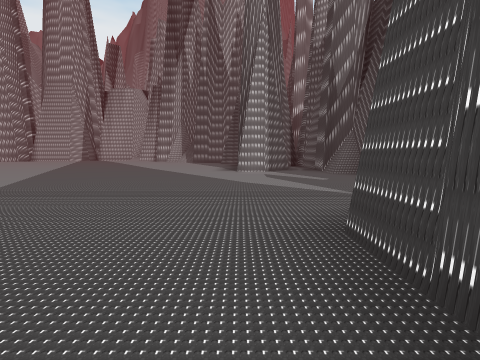
[1] (above)

24 first-person views from a walk through a scene from a Unity 3-D project. The camera is 1.3 m above the floor, tilts 6° down and sees 85° across. The floor is counted in squares, 2 m on a side. Each view is taken from the middle of a square. On the plan, view 1 faces up. The plan holds only what a view shows up to about 9 squares ahead; the rest is blank. The place goes on beyond the plan. The player character is not drawn. Some surface patterns are stand-ins.

[2]
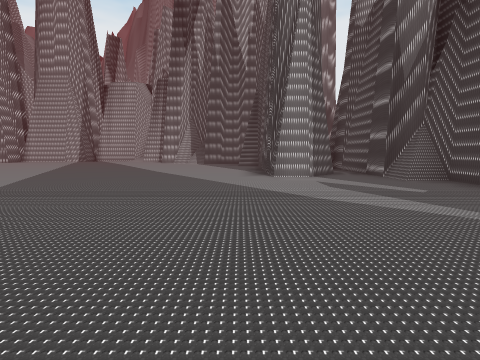

[3]
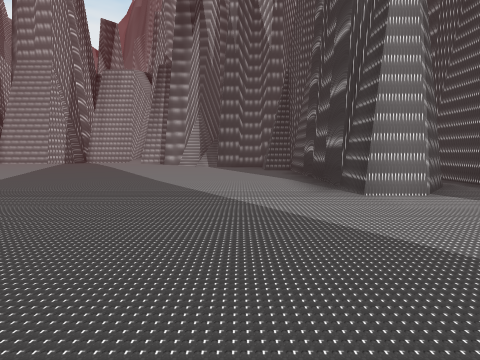

[4]
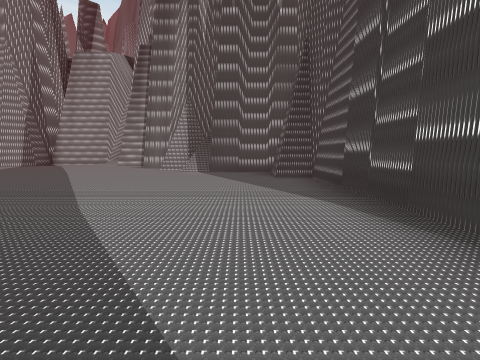

[5]
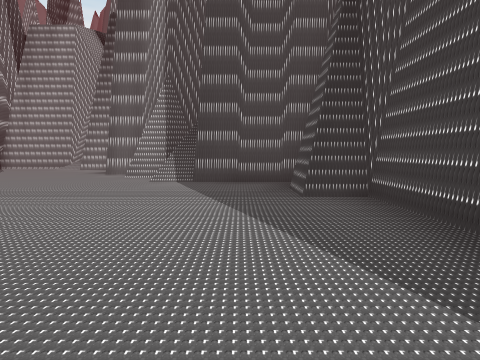

[6]
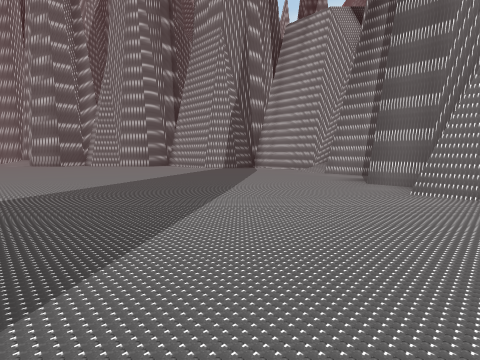

[7]
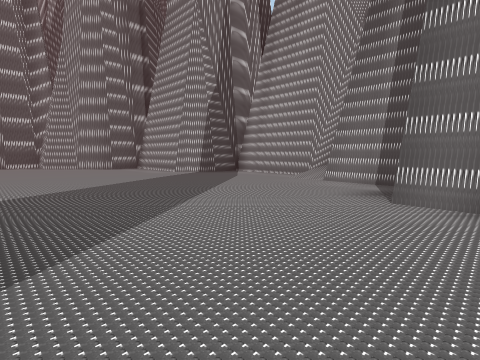

[8]
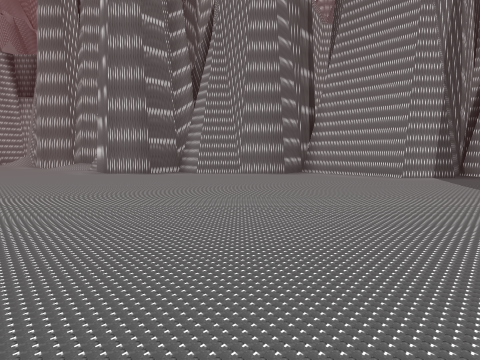

[9]
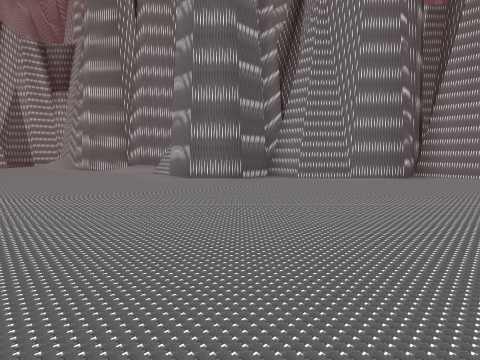

[10]
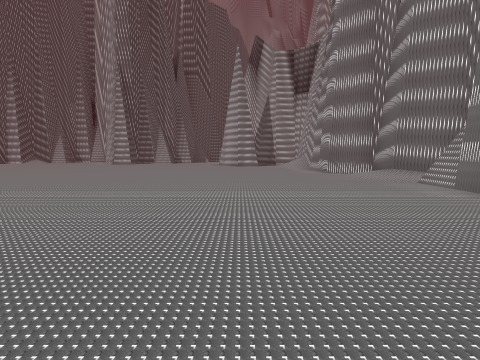

[11]
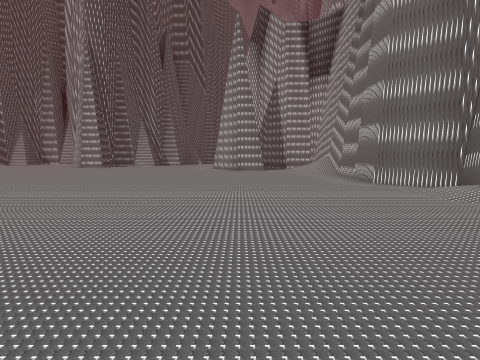

[12]
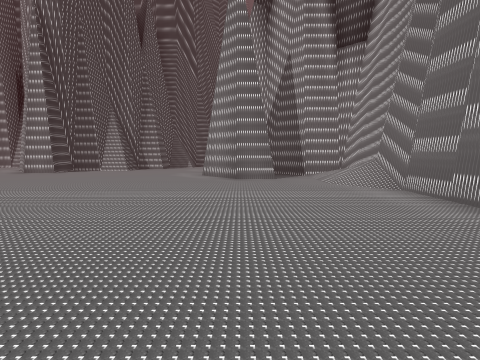

[13]
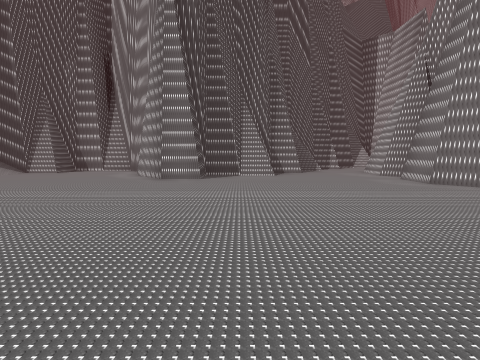

[14]
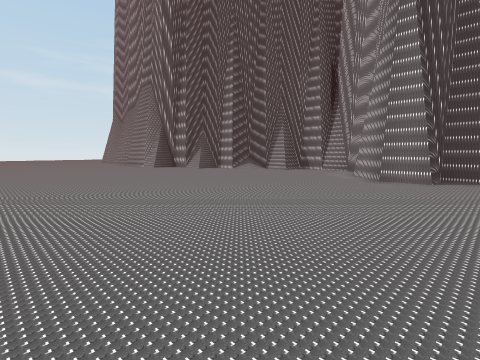

[15]
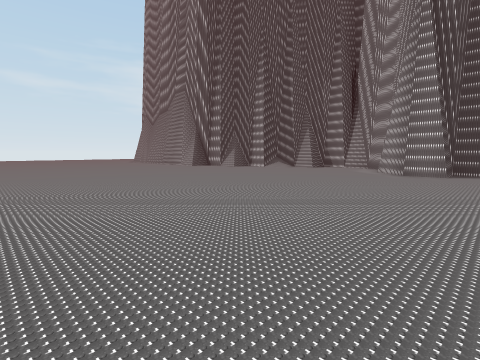

[16]
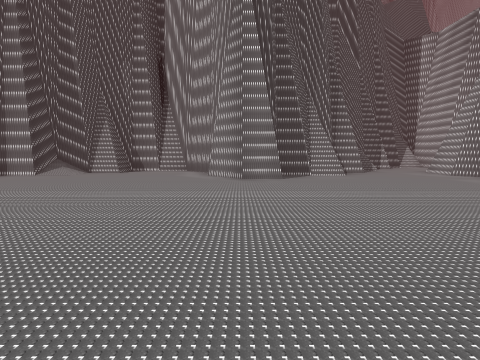

[17]
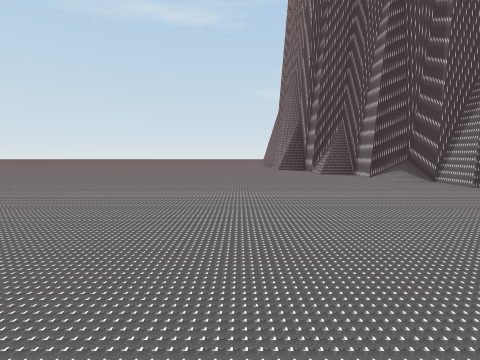

[18]
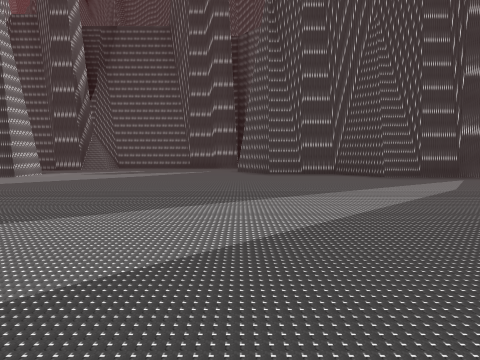

[19]
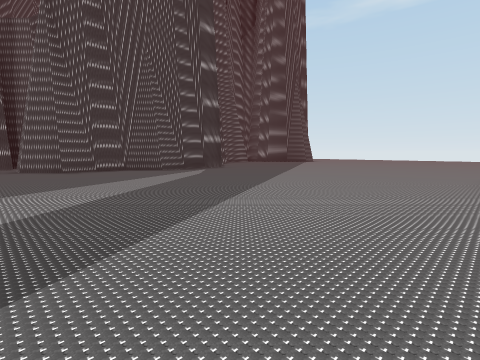

[20]
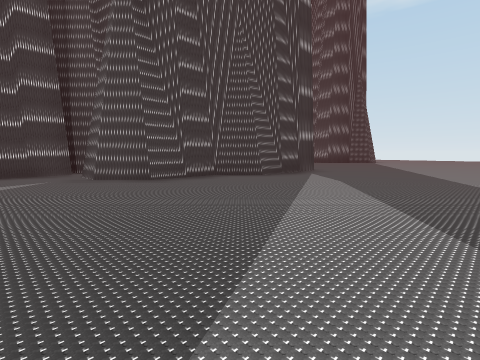

[21]
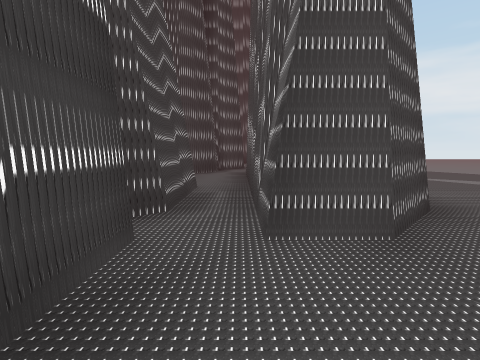

[22]
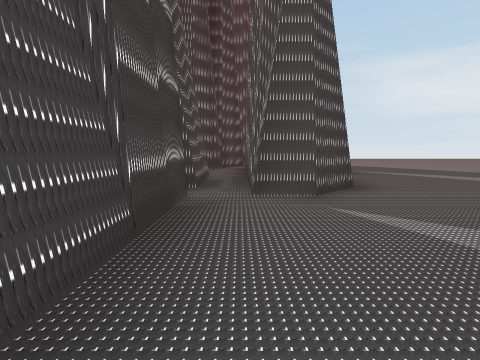

[23]
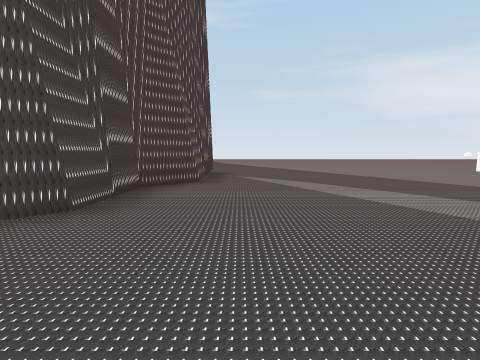

[24]
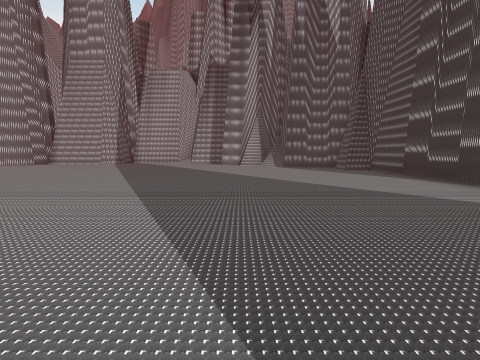

### Floor plan
Points are (right, up) in squares from view 1. A wall is a line through its corners. A room is listed if a view was taken in it or the views show most of it. See-through windows are left out.
Room 1 (views 1, 2, 3, 4, 5, 6, 7, 8, 9, 10, 11, 12, 13, 14, 15, 16, 17, 18, 19, 20, 21, 22, 23, 24)
walls: (-20.9, 15.1) (-21.4, 15.1); (-18.7, 17.1) (-18.7, 15.8) (-19.6, 14.8) (-21.5, 14.8); (-21.8, 15.7) (-22.6, 14.8) (-23.6, 14.8) (-24.5, 13.9) (-29.5, 13.9) (-29.5, 12.9) (-30.4, 12); (-15.8, 20.6) (-15.8, 18.7) (-17.7, 16.8) (-18.6, 16.8); (-4.1, 17.9) (-5, 17.9); (-3, 17.1) (-3.6, 17.1); (-28.5, 11.9) (-28.5, 10.9) (-29.4, 10) (-30.4, 10); (-4.9, 18.8) (-6, 18.8); (1.9, 10) (0.9, 9) (-0.1, 9) (-0.1, 14.8) (-1, 14.8) (-1, 15.9); (-8.9, 21.7) (-11.9, 21.7); (-6.4, 20.7) (-8, 20.7); (-11.9, 22.6) (-11.9, 20.7) (-12.8, 19.8) (-15.8, 19.8); (-8.1, 21.8) (-8.9, 21.9); (-0.1, -3.8) (-0.1, -0.9) (0.9, 0.1) (0.9, 2.1) (1.8, 3) (2.7, 3) (2.7, 0.5); (2.9, 8.3) (2.9, 11.6); (-0.6, 16.8) (-4, 16.8); (-31.4, 6.9) (-31.4, 5) (-30.5, 5) (-30.5, 4) (-31.4, 3.1); (-30.9, 10.6) (-31.5, 10); (-31.6, 6.8) (-31.6, 6); (3.8, 8.3) (3.2, 8.3); (3.8, 3) (3.8, 8.5) (3.2, 8.5) (3.2, 9); (-32.3, 3.2) (-33.2, 2.3); (-32.5, 8) (-32.5, 7); (3.8, 0.1) (3.8, 2.1) (4.8, 3); (-30.5, -3.1) (-30.5, -4.1); (-31.4, -2.8) (-31.4, -3.1) (-30.7, -3.1) (-30.7, -3.8); (-31, -3.7) (-30.4, -3.8); (-33.1, 0) (-32.5, 0) (-32.5, -1.8) (-31.4, -1.9) (-31.4, -3.1)
low walls: (-3, 17) (-3.9, 17); (3.1, 8.5) (3.1, 9); (3.8, 8.1) (3.1, 8.1); (-31.4, -2.9) (-30.5, -2.9)
ways out: opening at (-32, 9); opening at (3, 1)

Where each view was taken, in squares from view 1:
view 1: 0 up, 0 right, facing up
view 2: 2 up, 1 left, facing up
view 3: 5 up, 2 left, facing up
view 4: 8 up, 2 left, facing up
view 5: 11 up, 2 left, facing up
view 6: 13 up, 4 left, facing up-left
view 7: 15 up, 5 left, facing up-left
view 8: 12 up, 11 left, facing up-left
view 9: 11 up, 14 left, facing up-left
view 10: 11 up, 16 left, facing left
view 11: 11 up, 19 left, facing left
view 12: 11 up, 22 left, facing left
view 13: 6 up, 24 left, facing left
view 14: 6 up, 24 left, facing down-left
view 15: 6 up, 22 left, facing down-left
view 16: 4 up, 24 left, facing left
view 17: 5 up, 28 left, facing down
view 18: 3 up, 7 left, facing right
view 19: 4 up, 9 left, facing down-right
view 20: 5 up, 5 left, facing down-right
view 21: 5 up, 3 right, facing down
view 22: 7 up, 3 right, facing down
view 23: 5 up, 1 left, facing down
view 24: 5 up, 5 left, facing up
